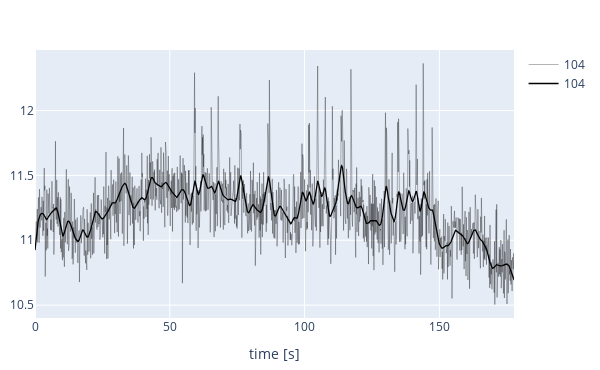

Notebook cell for this chart:
### Code cell
ts = 4
regions.fast_filter_traces(ts)
plotTraces(regions, indices=[104], showCol=["trace","slower_%g"%ts])

### Figure 1 — Plotly figure (JSON) as saved in the notebook; plotly's stock layout.template omitted (floating-point values rounded to 4 significant figures; data arrays with more than 128 entries replaced by an {"elided": "..."} marker saying what was removed)
{"data": [{"hoverinfo": "text", "hovertext": "104", "line": {"color": "black", "width": 0.3}, "mode": "lines", "name": "104", "type": "scatter", "x": {"elided": "1499 float values"}, "y": {"elided": "1499 float values"}}, {"hoverinfo": "text", "hovertext": "104", "line": {"color": "black", "width": 1.3}, "mode": "lines", "name": "104", "type": "scatter", "x": {"elided": "1499 float values"}, "y": {"elided": "1499 float values"}}], "layout": {"height": 370, "margin": {"b": 10, "l": 10, "r": 10, "t": 50}, "width": 600, "xaxis": {"title": {"text": "time [s]"}}}}
